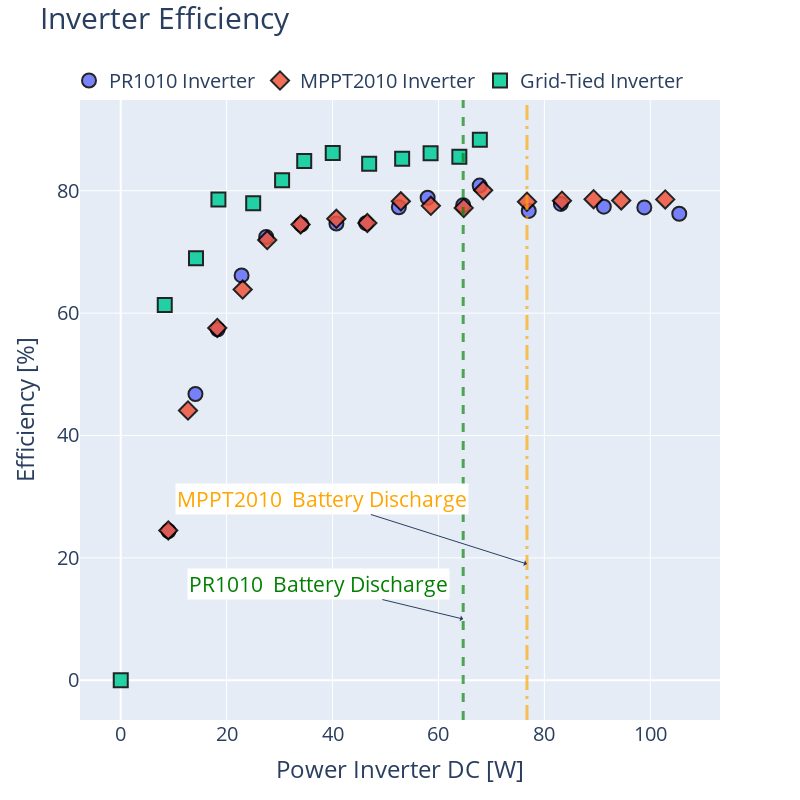

Write notebook code for a chart like this one.
### Code cell
# Plot PWM inverter, MPPT inverter, Grid-Tied inverter efficiencies
fig = go.Figure()
fig.add_trace(go.Scatter(x=dfpwm['power_inv_dc'], y=dfpwm['efficiency_inverter'], name='PR1010 Inverter', mode='markers', marker=dict(size=marker_size, symbol='circle', line=dict(width=2, color='black'), opacity = marker_opacity)))
fig.add_trace(go.Scatter(x=dfmppt['power_inv_dc'], y=dfmppt['efficiency_inverter'], name='MPPT2010 Inverter', mode='markers', marker=dict(size=marker_size, symbol='diamond', line=dict(width=2, color='black'), opacity = marker_opacity)))
fig.add_trace(go.Scatter(x=t3p2df['power_pv'], y=t3p2df['efficiency'], name='Grid-Tied Inverter', mode='markers', marker=dict(size=marker_size, symbol='square', line=dict(width=2, color='black'), opacity = marker_opacity)))
fig.add_vline(x=dfpwm['power_inv_dc'].iloc[pwm_switch_index], line_width=3, line_dash="dash", line_color="green", opacity=0.66)
fig.add_vline(x=dfmppt['power_inv_dc'].iloc[mppt_switch_index], line_width=3, line_dash="longdashdot", line_color="orange", opacity=0.66)
fig.update_layout(title='Inverter Efficiency', xaxis_title='Power Inverter DC [W]', yaxis_title='Efficiency [%]')
fig.update_layout(font=dict(size=20))
fig.update_layout(title_font=dict(size=30))
fig.update_layout(width=800,height=800)
fig.update_layout(legend=dict(
    orientation="h",
    yanchor="bottom",
    y=1.0,
    xanchor="right",
    x=0.95
))
fig.add_annotation(x=dfpwm['power_inv_dc'].iloc[pwm_switch_index], y=10, text="PR1010 \nBattery Discharge", showarrow=True, arrowhead=1, ax=-145, ay=-35, font=dict(size=21, color='green'), bgcolor='white')
fig.add_annotation(x=dfmppt['power_inv_dc'].iloc[mppt_switch_index], y=19, text="MPPT2010 \nBattery Discharge", showarrow=True, arrowhead=1, ax=-205, ay=-65, font=dict(size=21, color='orange'), bgcolor='white')
fig.update_layout(title=dict(y=0.99))
fig.show()
fig.write_image("./plots/t3/efficiency_inverter_all.png")

### Figure 1 — Plotly figure (JSON) as saved in the notebook; plotly's stock layout.template omitted (floating-point values rounded to 4 significant figures)
{"data": [{"marker": {"line": {"color": "black", "width": 2}, "opacity": 0.85, "size": 14, "symbol": "circle"}, "mode": "markers", "name": "PR1010 Inverter", "type": "scatter", "x": [9.018, 14.11, 18.31, 22.82, 27.47, 34.1, 40.73, 46.32, 52.52, 57.95, 64.67, 67.78, 77.05, 83.11, 91.22, 98.87, 105.5], "y": [24.4, 46.78, 57.35, 66.16, 72.44, 74.48, 74.64, 74.69, 77.3, 78.86, 77.63, 80.85, 76.7, 77.85, 77.39, 77.27, 76.23]}, {"marker": {"line": {"color": "black", "width": 2}, "opacity": 0.85, "size": 14, "symbol": "diamond"}, "mode": "markers", "name": "MPPT2010 Inverter", "type": "scatter", "x": [8.983, 12.7, 18.24, 23.02, 27.66, 33.96, 40.71, 46.57, 52.89, 58.56, 64.77, 68.44, 76.71, 83.32, 89.29, 94.51, 102.8], "y": [24.49, 44.08, 57.58, 63.85, 71.94, 74.49, 75.41, 74.73, 78.27, 77.53, 77.2, 80.07, 78.21, 78.38, 78.62, 78.41, 78.58]}, {"marker": {"line": {"color": "black", "width": 2}, "opacity": 0.85, "size": 14, "symbol": "square"}, "mode": "markers", "name": "Grid-Tied Inverter", "type": "scatter", "x": [0.0048, 8.315, 14.21, 18.45, 25.01, 30.47, 34.65, 40.04, 46.91, 53.14, 58.51, 63.94, 67.81], "y": [0, 61.33, 68.96, 78.58, 77.96, 81.71, 84.85, 86.17, 84.41, 85.24, 86.14, 85.54, 88.33]}], "layout": {"annotations": [{"arrowhead": 1, "ax": -145, "ay": -35, "bgcolor": "white", "font": {"color": "green", "size": 21}, "showarrow": true, "text": "PR1010 \nBattery Discharge", "x": 64.67, "y": 10}, {"arrowhead": 1, "ax": -205, "ay": -65, "bgcolor": "white", "font": {"color": "orange", "size": 21}, "showarrow": true, "text": "MPPT2010 \nBattery Discharge", "x": 76.71, "y": 19}], "font": {"size": 20}, "height": 800, "legend": {"orientation": "h", "x": 0.95, "xanchor": "right", "y": 1, "yanchor": "bottom"}, "shapes": [{"line": {"color": "green", "dash": "dash", "width": 3}, "opacity": 0.66, "type": "line", "x0": 64.67, "x1": 64.67, "xref": "x", "y0": 0, "y1": 1, "yref": "y domain"}, {"line": {"color": "orange", "dash": "longdashdot", "width": 3}, "opacity": 0.66, "type": "line", "x0": 76.71, "x1": 76.71, "xref": "x", "y0": 0, "y1": 1, "yref": "y domain"}], "title": {"font": {"size": 30}, "text": "Inverter Efficiency", "y": 0.99}, "width": 800, "xaxis": {"title": {"text": "Power Inverter DC [W]"}}, "yaxis": {"title": {"text": "Efficiency [%]"}}}}
